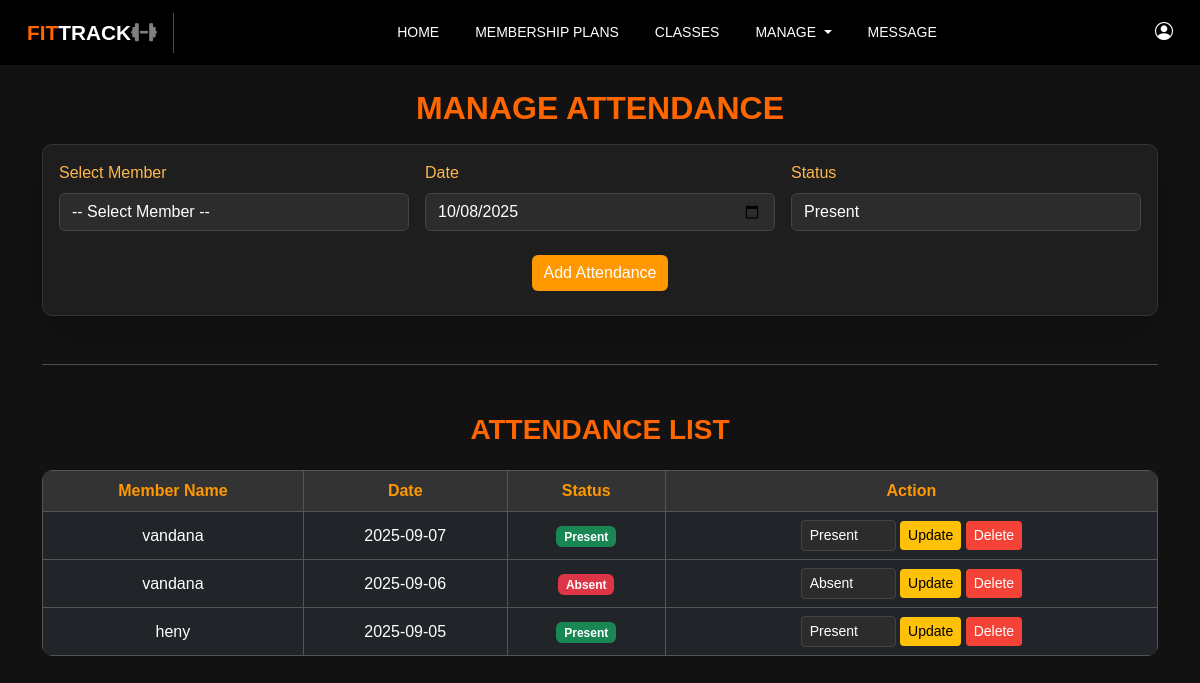
Page /admin/manage_attendance.php on the committed database.
### tables this page shows
CREATE TABLE `attendance` (
  `id` int(11) NOT NULL,
  `member_id` int(11) NOT NULL,
  `date` date NOT NULL,
  `status` enum('Present','Absent') NOT NULL,
  `created_at` timestamp NOT NULL DEFAULT current_timestamp()
);

CREATE TABLE `members` (
  `id` int(11) NOT NULL,
  `name` varchar(100) NOT NULL,
  `email` varchar(150) NOT NULL,
  `phone` varchar(15) NOT NULL,
  `gender` enum('Male','Female','Other') NOT NULL,
  `plan_id` int(11) NOT NULL,
  `start_date` date NOT NULL,
  `end_date` date NOT NULL,
  `status` enum('Active','Inactive') DEFAULT 'Active',
  `created_at` timestamp NOT NULL DEFAULT current_timestamp()
);

### admin/manage_attendance.php (the view, shortened to what this page needs)
<?php
@include '../config.php';
$attendance = $conn->query("SELECT a.id, m.name, a.date, a.status
                            FROM attendance a
                            JOIN members m ON a.member_id=m.id
                            ORDER BY a.date DESC");
?>
<!DOCTYPE html>
<html lang="en">
<head>
    <link href="https://cdn.jsdelivr.net/npm/bootstrap@5.3.0/dist/css/bootstrap.min.css" rel="stylesheet">
    <link rel="stylesheet" href="https://cdn.jsdelivr.net/npm/bootstrap-icons@1.11.3/font/bootstrap-icons.css">
    <link rel="stylesheet" href="https://cdnjs.cloudflare.com/ajax/libs/font-awesome/6.5.2/css/all.min.css">
    <link href="../css/manage_attendance.css" rel="stylesheet">
</head>
<body class="dark-theme">
<?php @include 'admin_header.php'; ?>
<div class="container mt-4">
    <h2 class="page-title text-center">MANAGE ATTENDANCE</h2>
    <div class="card form-card shadow-lg mt-3">
        <div class="card-body">
            <form method="POST" class="row g-3">
                <div class="col-md-4">
                    <label class="form-label">Select Member</label>
                    <select name="member_id" class="form-select" required>
                        <option value="">-- Select Member --</option>
                    </select>
                </div>
                <div class="col-md-4">
                    <label class="form-label">Date</label>
                    <input type="date" name="date" class="form-control" value="<?= date('Y-m-d'); ?>" required>
                </div>
                <div class="col-md-4">
                    <label class="form-label">Status</label>
                    <select name="status" class="form-select" required>
                        <option value="Present">Present</option>
                    </select>
                </div>
                <div class="col-12 text-center mt-4 mb-2">
                    <button type="submit" name="add_attendance" class="btn btn-primary">Add Attendance</button>
                </div>
            </form>
        </div>
    </div>
    <hr class="my-5 text-light">
    <h3 id="attendance" class="page-title text-center mb-4">ATTENDANCE LIST</h3>
    <div class="table-responsive">
        <table class="table table-dark table-bordered table-hover align-middle text-center">
            <thead>
                <tr>
                    <th>Member Name</th>
                    <th>Date</th>
                    <th>Status</th>
                    <th>Action</th>
                </tr>
            </thead>
            <tbody>
                <?php while ($row = $attendance->fetch_assoc()) { ?>
                    <tr>
                        <td><?= $row['name']; ?></td>
                        <td><?= $row['date']; ?></td>
                        <td>
                            <span class="badge <?= $row['status']=='Present' ? 'bg-success' : 'bg-danger' ?>">
                                <?= $row['status']; ?>
                            </span>
                        </td>
                        <td>
                            <form method="POST" class="d-inline">
                                <select name="status" class="form-select form-select-sm d-inline w-auto">
                                    <option value="Present" <?= ($row['status'] == 'Present') ? 'selected' : ''; ?>>Present</option>
                                    <option value="Absent" <?= ($row['status'] == 'Absent') ? 'selected' : ''; ?>>Absent</option>
                                </select>
                                <button type="submit" name="update_attendance" class="btn btn-sm btn-warning">Update</button>
                            </form>
                            <a href="manage_attendance.php?delete=<?= $row['id']; ?>"
                               class="btn btn-sm btn-danger"
                               onclick="return confirm('Are you sure to delete this record?');">
                               Delete
                            </a>
                        </td>
                    </tr>
                <?php } ?>
            </tbody>
        </table>
    </div>
</div>
</body>
</html>

### css/manage_attendance.css (style rules this page uses)
body.dark-theme { background-color: #121212; color: #e0e0e0; font-family: 'Poppins', sans-serif; }
.page-title { color: #ff6600; font-weight: 600; }
.form-card { background: #1e1e1e; border: 1px solid #333; border-radius: 10px; }
.form-card .form-label { color: #ffb74d; font-weight: 500; }
.form-control, .form-select { background: #2c2c2c; color: #fff; border: 1px solid #444; }
.form-control::placeholder { color: #bbb !important; }
.table { border-radius: 10px; overflow: hidden; }
.table th { background: #333; color: #ff9800; }
.table tbody tr { background-color: #1e1e1e !important; }
.table-bordered th, .table-bordered td { border: 1px solid #555 !important; }
.btn-primary { background-color: #ff9800; border: none; }
.btn-warning { background-color: #ffc107; border: none; color: #000; }
.btn-danger { background-color: #f44336; border: none; }

### admin/admin_header.php (style rules this page uses)
body { margin: 0; font-family: Arial, sans-serif; background-size: cover; }

### rows in the picture
attendance: member.name "vandana", date "2025-09-07", status "Present"
attendance: member.name "vandana", date "2025-09-06", status "Absent"
attendance: member.name "heny", date "2025-09-05", status "Present"
